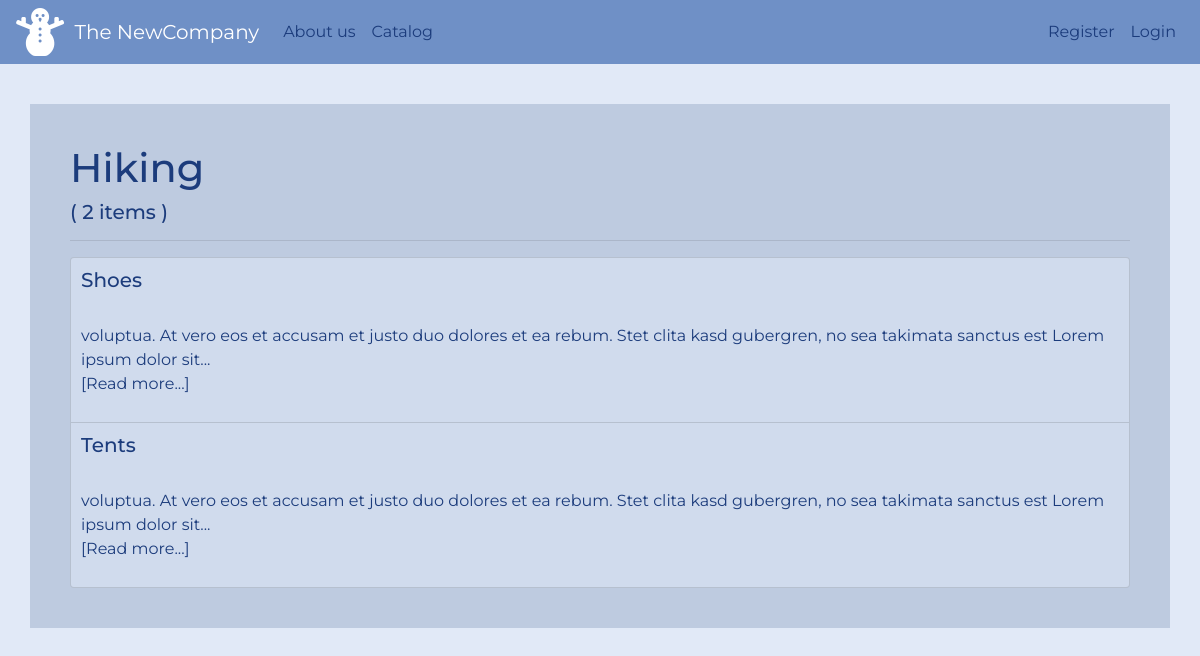
/Hiking, run on the app's committed database.
### database_setup.py (models this page shows, shortened)
class Categories(Base):
    __tablename__ = 'categories'
    id = Column(Integer, autoincrement=True, primary_key=True)
    name = Column(String(100), nullable=False, unique=True)
    items = relationship(Items, cascade="all, delete")
    user_id = Column(Integer, ForeignKey('users.id'), nullable=False)

class Items(Base):
    __tablename__ = 'items'
    id = Column(Integer, autoincrement=True, primary_key=True)
    name = Column(String(250), nullable=False)
    detail = Column(String(500))
    category = Column(Integer, ForeignKey('categories.id'))
    creation_time = Column(DateTime, default=datetime.datetime.now)
    modification_time = Column(DateTime, onupdate=datetime.datetime.now)
    user_id = Column(Integer, ForeignKey('users.id'), nullable=False)

### app.py (the view)
@app.route("/<string:name>")
def category(name):
    catalog = db.session.query(Categories.name).filter(Categories.name == name)
    category = db.session.query(Items).filter(Items.category == name)
    countitems = db.session.query(Items).filter(Items.category == name).count()
    return render_template('category.html', category=category,
                           catalog=catalog, countitems=countitems)

### templates/category.html
{% extends 'layout.html' %}
{% block body %}
    {% for cat in catalog %}
        <h1>{{ cat.name }}</h1>
        <h5>( {{ countitems }} items )</h5>
        <hr>
        <div>
            <ul class="list-group category-list">
            {% for item in category %}
                <li class="list-group-item catalog-list">
                    <table class="table-responsive">
                        <tr>
                            <td class="td1-catalog">
                                <a class="a-cat-catalog" href="{{item.category}}/{{item.name}}"><h5>{{ item.name }}</h5></a>
                                <br />
                                {{ item.detail | truncate(150) | safe}}
                                <br />
                                <a class="a-cat-catalog" href="{{item.category}}/{{item.name}}">[Read more...]</a>
                            </td>
                        </tr>
                    </table>
                </li>
           {% endfor %}
            </ul>
        </div>
    {% endfor %}
{% endblock body %}

### static/styles/app.css (style rules this page uses)
body { background-color: #e1e9f7; color: #1c3c7c; font-family: 'Montserrat', sans-serif; }
.td1-catalog { width: 70%; background-color: #d0dbed; margin: 0; padding: 0; border-style: none; }
.list-group-item { padding: 0; }
.catalog-list { background-color: #d0dbed; }
.list-group-item, .list-group-item:hover { z-index: auto; }
.category-list li { min-height: 50px; padding: 10px; }
.a-cat-catalog { color: #1c3c7c; }

### data on the page
Categories: name "Hiking", countitems "2"
Items: name "Shoes", detail "voluptua. At vero eos et accusam et justo duo dolores et ea rebum. Stet clita kasd gubergren, no sea takimata sanctus est Lorem ipsum dolor sit..."
Items: name "Tents", detail "voluptua. At vero eos et accusam et justo duo dolores et ea rebum. Stet clita kasd gubergren, no sea takimata sanctus est Lorem ipsum dolor sit..."
